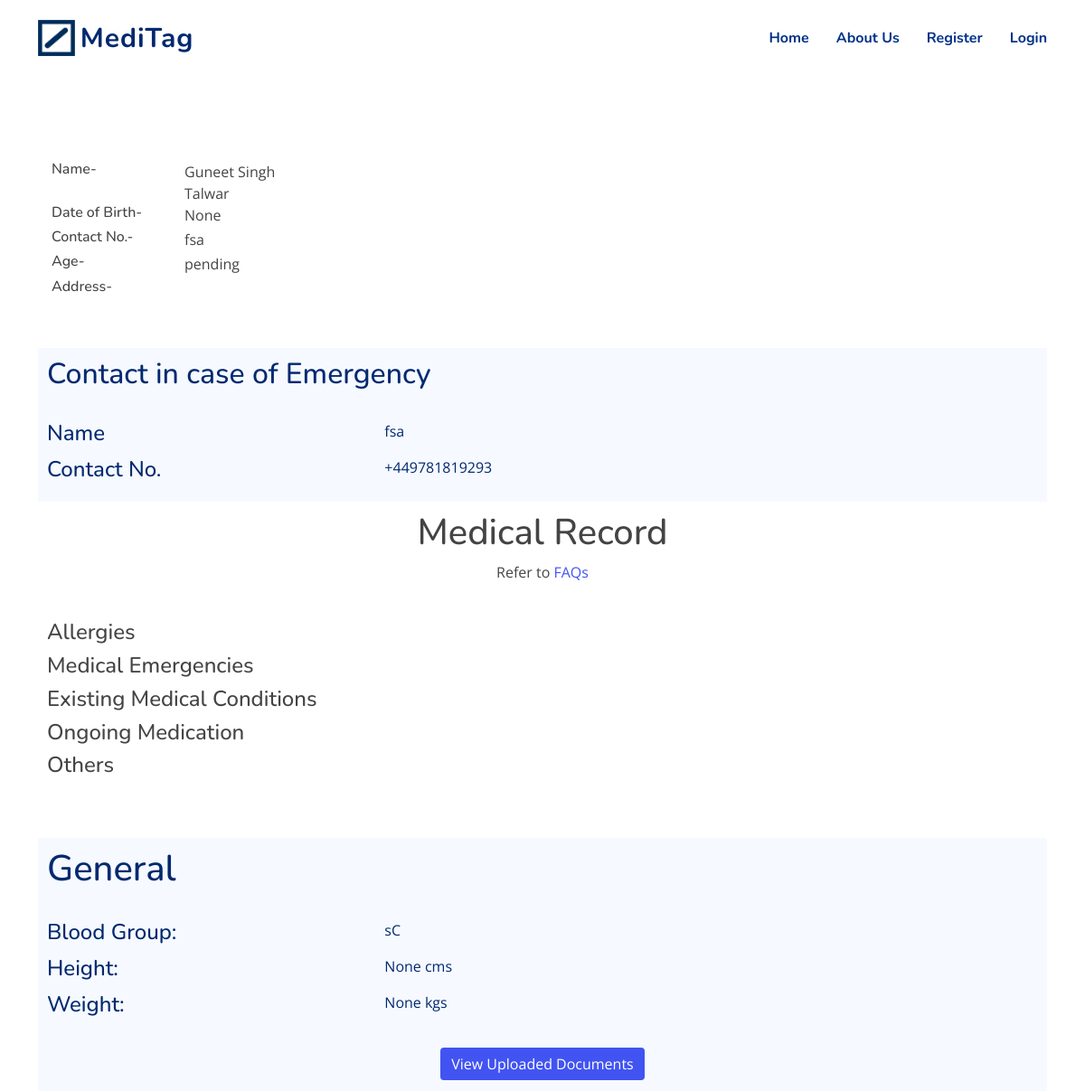
/profile/fe69097de2db4c9d8fdfef6852eb43c4, run on the app's committed database.
### basic_qr/models.py (models this page shows, shortened)
class UserProfile(models.Model):
    user = models.OneToOneField(User, on_delete=models.CASCADE, null=True, blank=True)
    name = models.CharField(max_length=100, null=True,help_text="*")
    contact_no = models.CharField(max_length=100, null=True,help_text="*")
    contact_number_in_case_of_emergency = models.CharField(max_length=100, null=True,help_text="*")
    contact_name_in_case_of_emergency = models.CharField(max_length=100,null=True,help_text="*")
    blood_group = models.CharField(max_length=100, null=True,help_text="*")
    height_cms = models.IntegerField(null=True,help_text="*")
    weight_kgs =models.FloatField(null=True,help_text="*")
    allergies = models.TextField(null=True,blank=True)
    emergencies = models.TextField(null=True,blank=True)
    existing_med_conditions = models.TextField(null=True,blank=True)
    ongoing_medication = models.TextField(null=True,blank=True)
    others = models.TextField(null=True,blank=True)
    id = models.UUIDField(default=uuid.uuid4, unique=True,
                          primary_key=True, editable=False)
    dob = models.DateField(blank=True,null=True)
    address = models.TextField(null=True,blank=True,help_text="(Fill in to claim your free stickers)(Enter Pin Code)")
    path = models.CharField(max_length=200,null=True,blank=True)
    created_at = models.DateTimeField(auto_now_add=True)
    class Meta:
         ordering = ['created_at']

### basic_qr/views.py (the view)
# urls.py: path('profile/<str:pk>',views.profile,name="profile"),
def profile(request,pk):
    info = UserProfile.objects.get(id=pk)
    num = ""
    allow= False
    if request.user.is_authenticated:
        check_info = UserProfile.objects.get(user=request.user)
        num = str(check_info.id)
        if str(check_info.id) == pk:
            allow= True
    context = {
    'info':info,
    'num':num,
    'allow':allow,
    'path':"www.meditag.org" + str(request.path) ,
    'age': "pending",
    }
    if(info.dob):
        context['age'] = calculate_age(info.dob)
    return render(request,"basic_qr/profile.html",context)

### templates/basic_qr/profile.html (shortened to what this page needs)
{% extends 'base.html' %} {% load qr_code %}
{% block content %}
<br/><br/>
<br/><br/>
<div class="container">
  <div class="responsive-flex">
      <div class="container-1" style="padding: 10px 15px">
        <ul style="list-style: none; padding: 0px">
          <li><div class="row"><div class="col"> <h6>Name-</h6> </div> <div class="col">{{info.name}}</div></div> </li>
          <li><div class="row"><div class="col"> <h6>Date of Birth-</h6> </div> <div class="col">{{info.dob}}</div></div> </li>
          <li><div class="row"><div class="col"> <h6>Contact No.-</h6> </div> <div class="col">{{info.contact_no}}</div></div> </li>
          <li><div class="row"><div class="col"> <h6>Age-</h6> </div> <div class="col">{{age}}</div></div> </li>
          <li><div class="row"><div class="col"> <h6>Address-</h6> </div> <div class="col">{{info.address}}</div></div> </li>
        </ul>
      </div>
        {% load static %}
  </div>
  <br />
  <div class="steps-container" style="position: relative;">
    <h2 class="text-wt">Contact in case of Emergency</h2>
    <br />
    <div class="row">
      <div class="col-4"><h4 class="text-wt">Name</h4></div>
      <div class="col-8"><p class="text-wt">{{info.contact_name_in_case_of_emergency}}</p></div>
    </div>
    <div class="row">
      <div class="col-4"><h4 class="text-wt">Contact No.</h4></div>
      <div class="col-8"><p class="text-wt">{{info.contact_number_in_case_of_emergency}}</p></div>
    </div>
  </div>
  <div style="padding: 10px">
    <h1 class="text-center">Medical Record</h1>
    <p class="text-center">Refer to <a href="{% url 'basic_qr:landing'  %}#faq" target="_blank" rel="noopener noreferrer" >FAQs</a></p>
    <br />
    <div class="row">
      <div class="col-4">
        <h4 class="card-title">Allergies</h4>
      </div>
      <div class="col-8">
      </div>
    </div>
    <div class="row">
      <div class="col-4">
        <h4 class="card-title">Medical Emergencies</h4>
      </div>
      <div class="col-8">
      </div>
    </div>
    <div class="row">
      <div class="col-4">
        <h4 class="card-title">Existing Medical Conditions</h4>
      </div>
      <div class="col-8">
      </div>
    </div>
    <div class="row">
      <div class="col-4"><h4 class="card-title">Ongoing Medication</h4></div>
      <div class="col-8"><p style="word-break:break-all">{{ info.ongoing_medication }}</p></div>
    </div>
  <div class="row">
    <div class="col-4"><h4 class="card-title">Others</h4></div>
    <div class="col-8"><p style="word-break:break-all">{{ info.others }}</p></div>
  </div>
  </div>
  <br /><br />
  <div class="common-container">
    <h1 class="text-wt">General</h1>
    <br />
    <div class="row">
      <div class="col-4"><h4 class="text-wt">Blood Group:</h4></div>
      <div class="col-8"><p class="text-wt">{{info.blood_group}}</p></div>
    </div>
    <div class="row">
      <div class="col-4"><h4 class="text-wt">Height:</h4></div>
      <div class="col-8"><p class="text-wt">{{info.height_cms}} cms</p></div>
    </div>
    <div class="row">
      <div class="col-4"><h4 class="text-wt">Weight:</h4></div>
      <div class="col-8"><p class="text-wt">{{info.weight_kgs}} kgs</p></div>
    </div>
  </div>
<div class="common-container text-center">
        <a href="{% url 'basic_qr:display-documents' info.id %}" class="btn btn-primary"> View Uploaded Documents</a>
      </div>
</div>
{% endblock %}

### static/assets/css/style.css (style rules this page uses)
:root { scroll-behavior: smooth; }
body { font-family: "Open Sans", sans-serif; color: #444444; }
a { color: #4154f1; text-decoration: none; }
h1, h2, h3, h4, h5, h6 { font-family: "Nunito", sans-serif; }

### templates/base.html (style rules this page uses)
.btn-primary, .btn-primary:hover, .btn-primary:active, .btn-primary:visited { background-color: #4154f1 !important; border:none !important; margin:2px !important; }

### templates/basic_qr/profile.html (style rules this page uses)
.steps-container { background-color: #f6f9ff; width: 100%; height: auto; padding: 10px; }
.text-wt { color: #012970; }
.responsive-flex { display: flex; }
.common-container { background-color: #f6f9ff; width: 100%; height: auto; padding: 10px; }
.container-1 { width: 25vw; }

### data on the page
UserProfile: name "Guneet Singh Talwar", dob "None", contact_no "fsa", contact_name_in_case_of_emergency "fsa", contact_number_in_case_of_emergency "+449781819293", blood_group "sC", height_cms "None", weight_kgs "None"

### other printed values
{{ age }} "pending"
